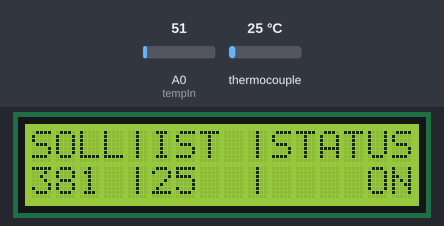
This sketch was run on a simulated Arduino Uno, built with avr-gcc and run on an emulated ATmega328P. Parts: 16×2 character LCD. The test bench sets the inputs (shaded band); at power-on: thermocouple 25 °C, A0 (tempIn) = 51. What the sketch prints to the serial monitor is not drawn.

Above: at 1.7 s.
1.8 s: thermocouple set to 150 °C
At 2.14 s:
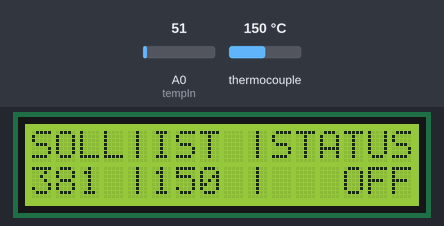
3.6 s: A0 (tempIn) set to 61
At 4.7 s:
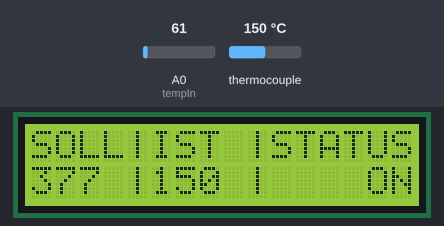
5.2 s: thermocouple set to 6 °C
At 5.9 s:
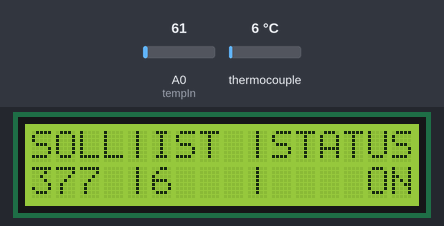
6.9 s: A0 (tempIn) set to 71
At 7.4 s:
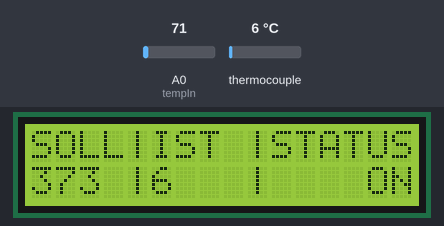
8.4 s: thermocouple set to 75 °C
At 9.9 s:
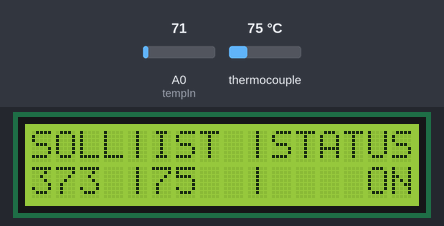
10.2 s: thermocouple set to 2 °C
At 10.7 s:
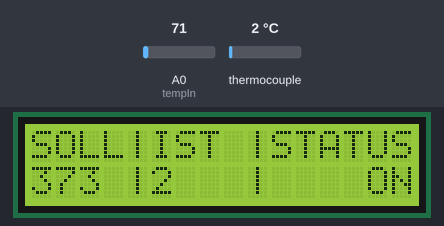
Timing chart, 0 to 13.2 s (numbered marks = the images above; inputs shaded):
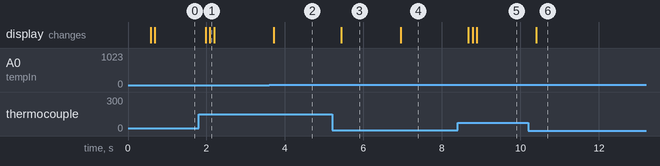

The sketch:

heatgun_PID.ino
```cpp
#include <PID_v1.h>
#include <LiquidCrystal.h>
#include <max6675.h>

/*
Written by github.com/petl, peter@traunmueller.net, 21.08.2016

 *PINOUT:
 * A0--analog IN
 * 9 --SSR OUT
 *
 * Thermo:
 * 13--SCK
 * 12--MISO (from thermocouple MAX6675K)
 * 10--SS
 *
 * LCD:
 * A5--RS
 * A4--E
 * 5 --4
 * 6 --5
 * 7 --6
 * 8 --7
 */

 #define tempIn A0
 #define ssrOut 9
 #define thermoSck 13
 #define thermoMiso 12
 #define thermoSs 10


double tempSoll = 0;
double tempIst = 0;
unsigned long lastTime = 0;
int output = 0;
double outVar = 0;

int WindowSize = 200;
unsigned long windowStartTime;


MAX6675 thermocouple(thermoSck, thermoSs, thermoMiso);
LiquidCrystal lcd(A5, A4, 5, 6, 7, 8);
PID myPID(&tempIst, &outVar, &tempSoll,1.15,1,1, DIRECT);


void setup() {
  Serial.begin(9600);
  lcd.begin(16, 2);
  // Print a message to the LCD.
  lcd.print("Booting .!.");
  lcd.setCursor(0,1);
  lcd.print("21.8.16, Peter T");
  pinMode(ssrOut, OUTPUT);
  delay(500);
  lcd.clear();

  windowStartTime = millis();
  tempSoll = analogRead(tempIn);
  tempSoll = map(tempSoll, 0, 1023, 400, 0);  //map to 400-0°C
  myPID.SetOutputLimits(0, WindowSize);
  myPID.SetMode(AUTOMATIC);

}

void loop() {
  tempSoll = analogRead(tempIn);
  tempSoll = map(tempSoll, 0, 1023, 400, 0);  //map to 400-0°C

  myPID.Compute();
  Serial.println("outVar");
  Serial.println(outVar);

  lcd.setCursor(0,0);
  lcd.print("SOLL|IST |STATUS");
  lcd.setCursor(0,1);
  lcd.print("                ");
  lcd.setCursor(0,1);
  lcd.print((int)tempSoll);
  lcd.setCursor(4,1);
  lcd.print("|");
  lcd.print((int)tempIst);
  lcd.setCursor(9,1);
  lcd.print("|");
  if(digitalRead(ssrOut)){ lcd.print("    ON");}
  if(!digitalRead(ssrOut)){lcd.print("   OFF");}

 unsigned long now = millis();
  if(now - windowStartTime>WindowSize)
  { //time to shift the Relay Window
    windowStartTime += WindowSize;
  }
  if(outVar > now - windowStartTime) digitalWrite(ssrOut,HIGH);
  else digitalWrite(ssrOut,LOW);

  if(millis()>(lastTime+200)){   //update every 5sec, the max6675 cant do more.
    lastTime=millis();
    tempIst = thermocouple.readCelsius();
  }
  delay(100);

}
```

Measured:
- after the input at 1.8 s, the display: first changes after 0.18 s (image 1 shows a later state)
- after the input at 3.6 s, the display: changes after 0.11 s (image 2)
- after the input at 5.2 s, the display: changes after 0.24 s (image 3)
- after the input at 6.9 s, the display: changes after 0.05 s (image 4)
- after the input at 8.4 s, the display: changes after 0.27 s (image 5)
- after the input at 10.2 s, the display: changes after 0.20 s (image 6)
